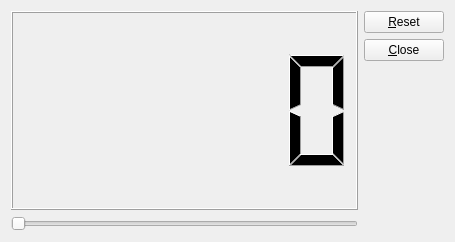
<?xml version="1.0" encoding="UTF-8"?>
<ui version="4.0">
 <class>MyForm</class>
 <widget class="QWidget" name="MyForm">
  <property name="geometry">
   <rect>
    <x>0</x>
    <y>0</y>
    <width>455</width>
    <height>242</height>
   </rect>
  </property>
  <property name="windowTitle">
   <string>My First Form</string>
  </property>
  <layout class="QHBoxLayout" name="horizontalLayout">
   <item>
    <layout class="QVBoxLayout" name="verticalLayout">
     <item>
      <widget class="QLCDNumber" name="lcdNumber"/>
     </item>
     <item>
      <widget class="QSlider" name="horizontalSlider">
       <property name="orientation">
        <enum>Qt::Horizontal</enum>
       </property>
      </widget>
     </item>
    </layout>
   </item>
   <item>
    <layout class="QVBoxLayout" name="verticalLayout_2">
     <item>
      <widget class="QPushButton" name="pReset">
       <property name="text">
        <string>&amp;Reset</string>
       </property>
      </widget>
     </item>
     <item>
      <widget class="QPushButton" name="pClose">
       <property name="text">
        <string>&amp;Close</string>
       </property>
      </widget>
     </item>
     <item>
      <spacer name="verticalSpacer">
       <property name="orientation">
        <enum>Qt::Vertical</enum>
       </property>
       <property name="sizeHint" stdset="0">
        <size>
         <width>20</width>
         <height>40</height>
        </size>
       </property>
      </spacer>
     </item>
    </layout>
   </item>
  </layout>
 </widget>
 <tabstops>
  <tabstop>pReset</tabstop>
  <tabstop>pClose</tabstop>
  <tabstop>horizontalSlider</tabstop>
 </tabstops>
 <resources/>
 <connections>
  <connection>
   <sender>horizontalSlider</sender>
   <signal>valueChanged(int)</signal>
   <receiver>lcdNumber</receiver>
   <slot>display(int)</slot>
   <hints>
    <hint type="sourcelabel">
     <x>62</x>
     <y>218</y>
    </hint>
    <hint type="destinationlabel">
     <x>67</x>
     <y>167</y>
    </hint>
   </hints>
  </connection>
  <connection>
   <sender>pClose</sender>
   <signal>clicked()</signal>
   <receiver>MyForm</receiver>
   <slot>close()</slot>
   <hints>
    <hint type="sourcelabel">
     <x>418</x>
     <y>51</y>
    </hint>
    <hint type="destinationlabel">
     <x>460</x>
     <y>171</y>
    </hint>
   </hints>
  </connection>
 </connections>
</ui>
